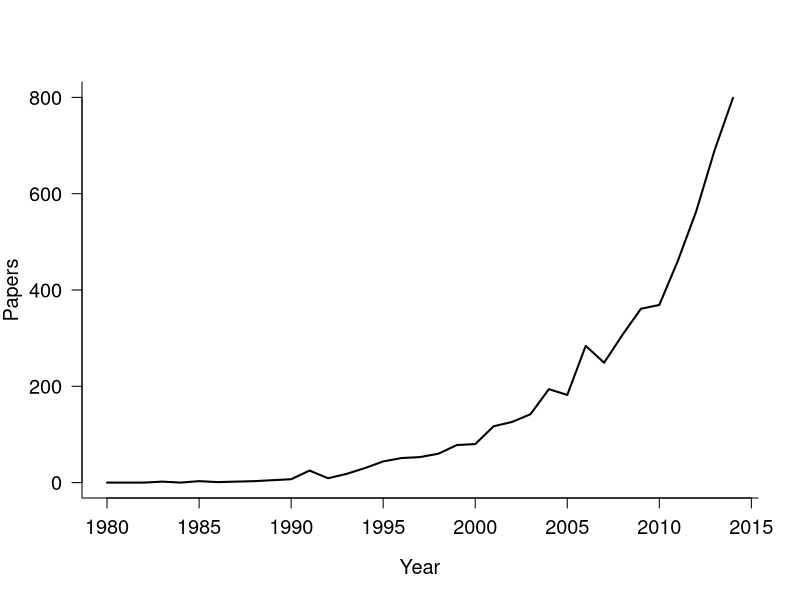

Source code (R):
ds <- read.csv("Data/PCMCitesThruTime.csv", )

png("Manuscript/Figures/PCMCitations.png", bg = "transparent")

# Plot citations
par(bty = "l")
plot(Citations ~ Year, data = ds, type = "l", ylim = c(0, 800), 
	 las = 1, lwd = 2, cex.lab = 1.2, cex.axis = 1.2,
	 ylab = "Papers", xlab = "Year")

dev.off()